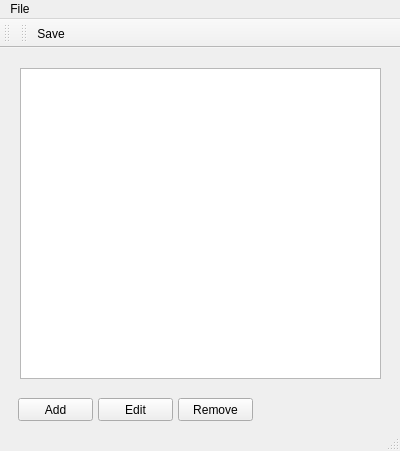
<?xml version="1.0" encoding="UTF-8"?>
<ui version="4.0">
 <class>MainWindow</class>
 <widget class="QMainWindow" name="MainWindow">
  <property name="geometry">
   <rect>
    <x>0</x>
    <y>0</y>
    <width>400</width>
    <height>451</height>
   </rect>
  </property>
  <property name="windowTitle">
   <string>MainWindow</string>
  </property>
  <widget class="QWidget" name="centralWidget">
   <widget class="QListView" name="listView">
    <property name="geometry">
     <rect>
      <x>20</x>
      <y>20</y>
      <width>361</width>
      <height>311</height>
     </rect>
    </property>
   </widget>
   <widget class="QPushButton" name="addButton">
    <property name="geometry">
     <rect>
      <x>18</x>
      <y>350</y>
      <width>75</width>
      <height>23</height>
     </rect>
    </property>
    <property name="text">
     <string>Add</string>
    </property>
   </widget>
   <widget class="QPushButton" name="editButton">
    <property name="geometry">
     <rect>
      <x>98</x>
      <y>350</y>
      <width>75</width>
      <height>23</height>
     </rect>
    </property>
    <property name="text">
     <string>Edit</string>
    </property>
   </widget>
   <widget class="QPushButton" name="removeButton">
    <property name="geometry">
     <rect>
      <x>178</x>
      <y>350</y>
      <width>75</width>
      <height>23</height>
     </rect>
    </property>
    <property name="text">
     <string>Remove</string>
    </property>
   </widget>
  </widget>
  <widget class="QToolBar" name="mainToolBar">
   <attribute name="toolBarArea">
    <enum>TopToolBarArea</enum>
   </attribute>
   <attribute name="toolBarBreak">
    <bool>false</bool>
   </attribute>
  </widget>
  <widget class="QStatusBar" name="statusBar"/>
  <widget class="QMenuBar" name="menuBar">
   <property name="geometry">
    <rect>
     <x>0</x>
     <y>0</y>
     <width>400</width>
     <height>21</height>
    </rect>
   </property>
   <widget class="QMenu" name="menuFile">
    <property name="title">
     <string>File</string>
    </property>
    <addaction name="actionSave"/>
   </widget>
   <addaction name="menuFile"/>
  </widget>
  <widget class="QToolBar" name="toolBar">
   <property name="windowTitle">
    <string>toolBar</string>
   </property>
   <attribute name="toolBarArea">
    <enum>TopToolBarArea</enum>
   </attribute>
   <attribute name="toolBarBreak">
    <bool>false</bool>
   </attribute>
   <addaction name="actionSave"/>
  </widget>
  <action name="actionSave">
   <property name="icon">
    <iconset>
     <normaloff>Paomedia-Small-N-Flat-Floppy.ico</normaloff>Paomedia-Small-N-Flat-Floppy.ico</iconset>
   </property>
   <property name="text">
    <string>Save</string>
   </property>
  </action>
 </widget>
 <layoutdefault spacing="6" margin="11"/>
 <resources/>
 <connections/>
</ui>
